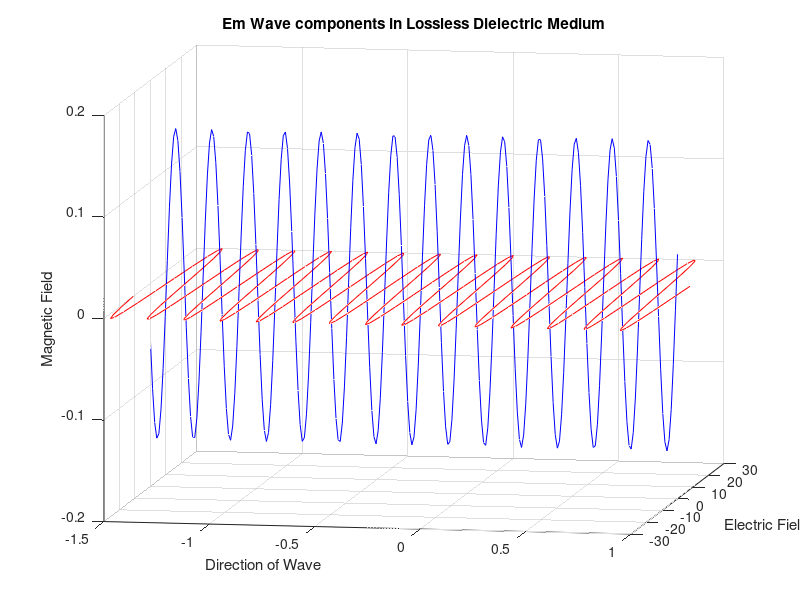

Write the MATLAB code that produced this figure.
% Lossless dielectric (glass) 
% Relative permitivity of glass 3.7
% Relative permeability almost equal to 1
clear all;
close all;
clc;
c = 3 * 10.^ 8; % speed of light
w = 10.^8; % angular frequency of wave
alpha = 0; % attenuation constant
mu = 1*4* pi *10.^(-7); % Permeability
epsilon = 3.7 * 8.854 * 10.^(-12); % permitivity
beta = w * sqrt(mu * epsilon); % phase constant
ita = sqrt(mu/epsilon); % intrinsic impedance
t = -1.5:0.01:1;
x = -1.5:0.01:1;
m = zeros(size(t));
Ey = 30*cos(w*t - beta *x).*exp(-alpha*x); % Electric field
Hz = (30/ita)*cos(w*t - beta*x).*exp(-alpha*x); % Magnetic Field
figure(1);
plot3(x,Ey,m,'r');
hold on;
t = -1.5:0.01:1;
plot3(x,m,Hz,'blue');
grid on;
hold off;
ylabel('Electric Field');
zlabel('Magnetic Field');
xlabel('Direction of Wave');
title('Em Wave components in Lossless Dielectric Medium');
view(10,10);
